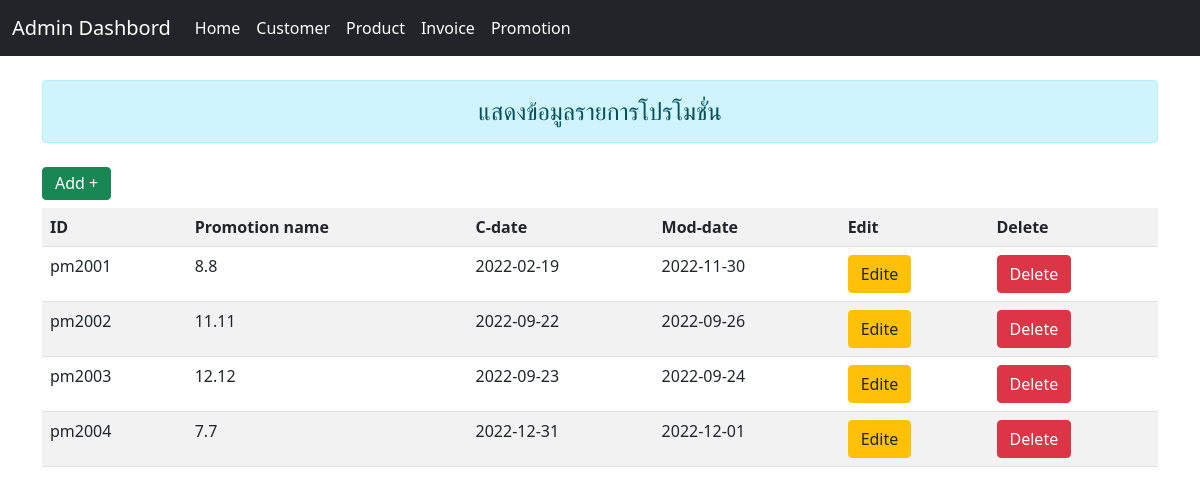
Page /admin/promotion.php on the committed database.
### tables this page shows
CREATE TABLE `promotion` (
  `promotion_id` varchar(255) NOT NULL,
  `c_date` date NOT NULL,
  `mod_date` date NOT NULL,
  `promotion_name` varchar(255) NOT NULL
);

### admin/promotion.php (the view, shortened to what this page needs)
<?php include 'conndb.php'?>
<!DOCTYPE html>
<html lang="en">
<head>
    <link rel="stylesheet" href="../bootstrap/css/bootstrap.min.css">
</head>
<body>
    <?php include 'navbar.php'?>
    <div class="container">
        <div class="h4 text-center alert alert-info mb-4 mt-4" role="alert">
            แสดงข้อมูลรายการโปรโมชั่น
        </div>
        <button type="button" class="btn btn-success mb-2">
            <a href="form_promotion.php" class="h6 text-white text-decoration-none">Add +</a>
        </button>
        <table class="table table-striped table-hover">
            <tr>
                <th>ID</th>
                <th>Promotion name</th>
                <th>C-date</th>
                <th>Mod-date</th>
                <th>Edit</th>
                <th>Delete</th>
            </tr>
            <?php
                $sql = "SELECT * FROM promotion";
                $result = mysqli_query($conn, $sql);
                while($row = mysqli_fetch_array($result)){
            ?>
            <tr>
                <td><?=$row['promotion_id']?></td>
                <td><?=$row['promotion_name']?></td>
                <td><?=$row['c_date']?></td>
                <td><?=$row['mod_date']?></td>
                <td>
                    <button type="button" class="btn btn-warning">
                        <a
                        class="text-dark text-decoration-none"
                        href="edite_promotion.php?id=<?=$row['promotion_id']?>">Edite</a>
                    </button></td>
                <td>
                    <button type="button" class="btn btn-danger">
                        <a
                        class="text-white text-decoration-none"
                        href="del_promotion.php?id=<?=$row['promotion_id']?>">Delete</a>
                    </button>
                </td>
            </tr>
            <?php
                }
            ?>
        </table>
    </div>
</body>
</html>

### rows in the picture
promotion: promotion_id "pm2001", promotion_name "8.8", c_date "2022-02-19", mod_date "2022-11-30"
promotion: promotion_id "pm2002", promotion_name "11.11", c_date "2022-09-22", mod_date "2022-09-26"
promotion: promotion_id "pm2003", promotion_name "12.12", c_date "2022-09-23", mod_date "2022-09-24"
promotion: promotion_id "pm2004", promotion_name "7.7", c_date "2022-12-31", mod_date "2022-12-01"
